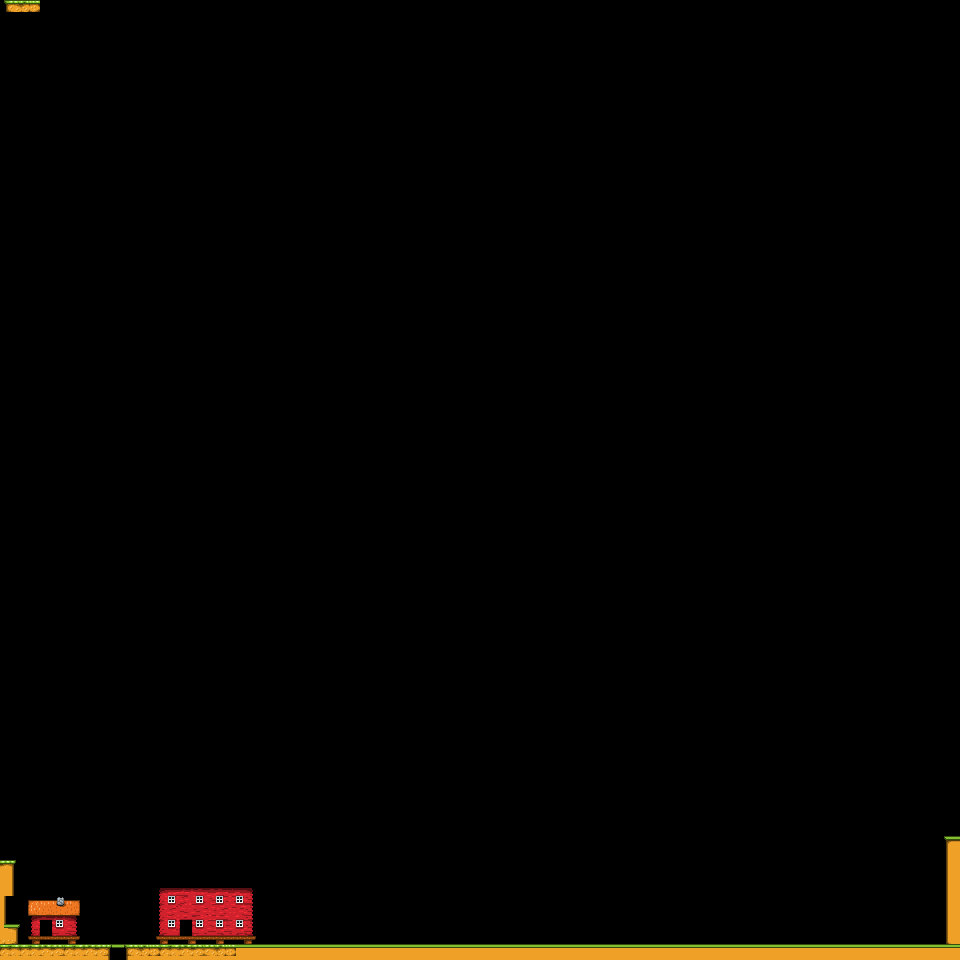

This is a level from a 2D game, rendered from its Tiled map with the project's own tilesets. A one-line summary and the map file follow, with tile-layer data summarised:
An orthogonal 240x240 tile map with 4x4 px tiles, 1 tile layer (Tile Layer 1), 2 tilesets and 6 objects (4x flower, signpost, bridge).

<map version="1.0" orientation="orthogonal" renderorder="right-down" width="240" height="240" tilewidth="4" tileheight="4" nextobjectid="16">
 <tileset firstgid="1" name="tilebank_highlands" tilewidth="4" tileheight="4">
  <image source="tilebank_highlands.png" width="256" height="256" />
 </tileset>
 <tileset firstgid="4097" name="Objects" tilewidth="31" tileheight="18">
  <tile id="0">
   <image width="23" height="10" source="sprite_prop_bridge.png" />
  </tile>
  <tile id="1">
   <properties>
    <property name="animation" value="prop_flower_red" />
    <property name="hotspot_x" value="1" />
    <property name="hotspot_y" value="4" />
   </properties>
   <image width="3" height="5" source="sprite_prop_flower_red_af00.png" />
  </tile>
  <tile id="2">
   <properties>
    <property name="animation" value="prop_house_highlands" />
    <property name="hotspot_x" value="16" />
    <property name="hotspot_y" value="17" />
   </properties>
   <image width="31" height="18" source="sprite_prop_house_highlands.png" />
  </tile>
  <tile id="3">
   <image width="5" height="9" source="sprite_prop_signpost.png" />
  </tile>
 </tileset>
 <layer name="Tile Layer 1" width="240" height="240">
  <data>[57600 cells, 1609 non-empty, 202 distinct tile ids]</data>
 </layer>
 <objectgroup name="Behind player">
  <properties>
   <property name="sort" value="-100" />
  </properties>
  <object id="4" name="signpost" gid="4100" x="90" y="944" />
  <object id="5" name="flower" gid="4098" x="80" y="944">
   <properties>
    <property name="id" value="1" />
   </properties>
  </object>
  <object id="7" name="flower" gid="4098" x="85" y="944" />
  <object id="8" name="flower" gid="4098" x="23" y="944" />
  <object id="9" name="flower" gid="4098" x="18" y="944" />
 </objectgroup>
 <objectgroup name="Infront of player">
  <properties>
   <property name="sort" value="10" />
  </properties>
  <object id="13" name="bridge" gid="4097" x="107" y="944" />
 </objectgroup>
</map>
